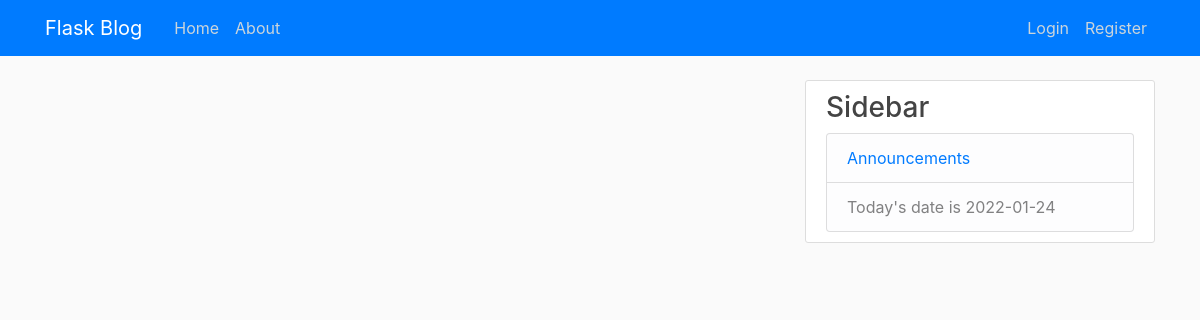
Page /home on the earlier database version.
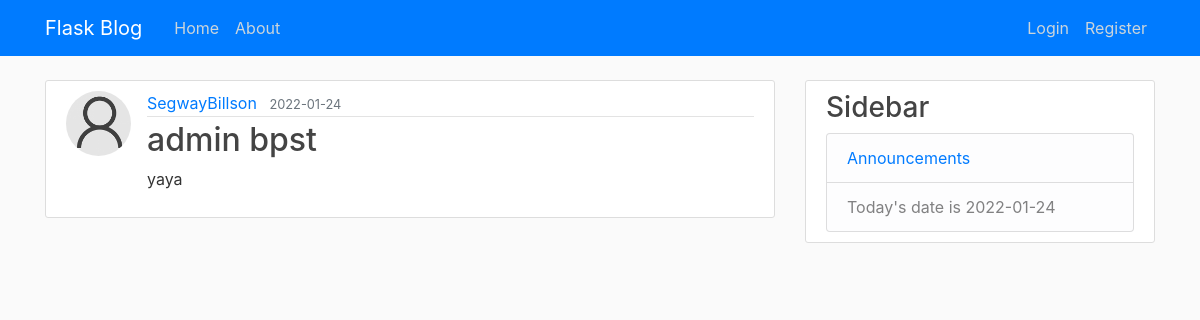
Same page on the later database version.
### flasky/models.py (models this page shows, shortened)
class Post(db.Model):
    id = db.Column(db.Integer, primary_key=True)                                # Unique ID's, primary keys
    title = db.Column(db.String(100), nullable=False)                           # Post title
    date = db.Column(db.DateTime, nullable=False, default=datetime.utcnow)      # Date posted
    content = db.Column(db.Text, nullable=False)                                # Body of post
    user_id = db.Column(db.Integer, db.ForeignKey('user.id'), nullable=False)   # Foreign key of user id of author
    announce = db.Column(db.Boolean, default=False)                             # Boolean for announcement status

class User(db.Model, UserMixin):
    id = db.Column(db.Integer, primary_key=True)                                    # Unique ID's, primary keys
    username = db.Column(db.String(20), unique=True, nullable=False)                # Unique Usernames of max length 20
    email = db.Column(db.String(50), unique=True, nullable=False)                   # Unique Emails of max length 50
    image = db.Column(db.String(20), nullable=False, default='default.png')         # User Profile Pictures
    password = db.Column(db.String(60), nullable=False)                             # Unique Usernames of max length 20
    posts = db.relationship('Post', backref='author', lazy=True)                    # Posts made by user
    admin = db.Column(db.Boolean, default=False)                                    # Boolean for admin status

### flasky/routes.py (the view)
@app.route('/')
@app.route('/home')
def home():
    posts = Post.query.all()
    return render_template('home.html', posts=posts, date=date.today().strftime('%Y-%m-%d'))

### flasky/templates/home.html
{% extends "layout.html" %}
{% block content %}
    {% for post in posts %}
        <article class="media content-section">
          <img class="rounded-circle article-img" src="{{ url_for('static', filename='profile_pics/' + post.author.image) }}">
          <div class="media-body">
            <div class="article-metadata">
              <a class="mr-2" href="#">{{ post.author.username }}</a>
              <small class="text-muted">{{ post.date.strftime('%Y-%m-%d') }}</small>
            </div>
            <h2><a class="article-title" href="{{ url_for('post',post_id=post.id) }}">{{ post.title }}</a></h2>
            <p class="article-content">{{ post.content }}</p>
          </div>
        </article>
    {% endfor %}
{% endblock content %}

### flasky/templates/layout.html (shortened to what this page needs)
<!DOCTYPE html>
<html>
<head>
    <link rel="stylesheet" href="https://maxcdn.bootstrapcdn.com/bootstrap/4.0.0/css/bootstrap.min.css">
    <link rel="stylesheet" type="text/css" href="{{ url_for('static', filename='main.css') }}">
</head>
<body>
    <header class="site-header">
      <nav class="navbar navbar-expand-md navbar-dark bg-primary fixed-top">
        <div class="container">
          <a class="navbar-brand mr-4" href="/">Flask Blog</a>
          <div class="collapse navbar-collapse" id="navbarToggle">
            <div class="navbar-nav mr-auto">
              <a class="nav-item nav-link" href="{{ url_for('home') }}">Home</a>
              <a class="nav-item nav-link" href="{{ url_for('about') }}">About</a>
            </div>
            <div class="navbar-nav">
              {% if current_user.is_authenticated %}
                <a class="nav-item nav-link" href="{{ url_for('new_post') }}">New Post</a>
                <a class="nav-item nav-link" href="{{ url_for('logout') }}">Logout</a>
                <a class="nav-item nav-link" href="{{ url_for('account') }}">Account</a>
              {% else %}
                <a class="nav-item nav-link" href="{{ url_for('login') }}">Login</a>
                <a class="nav-item nav-link" href="{{ url_for('register') }}">Register</a>
              {% endif %}
            </div>
          </div>
        </div>
      </nav>
    </header>
    <main role="main" class="container">
      <div class="row">
        <div class="col-md-8">
          {% block content %}{% endblock %}
        </div>
        <div class="col-md-4">
          <div class="content-section">
            <h3>Sidebar</h3>
            <ul class="list-group">
              <li class="list-group-item list-group-item-light"><a href="{{ url_for('announcements') }}">Announcements</a></li>
              <li class="list-group-item list-group-item-light">Today's date is {{ date }}</li>
            </ul>
          </div>
        </div>
      </div>
    </main>
</body>
</html>

### flasky/static/main.css (style rules this page uses)
body { background: #fafafa; color: #333333; margin-top: 5rem; }
h1, h2, h3, h4, h5, h6 { color: #444444; }
.site-header .navbar-nav .nav-link { color: #cbd5db; }
.content-section { background: #ffffff; padding: 10px 20px; border: 1px solid #dddddd; border-radius: 3px; margin-bottom: 20px; }
.article-title { color: #444444; }
.article-content { white-space: pre-line; }
.article-img { height: 65px; width: 65px; margin-right: 16px; }
.article-metadata { padding-bottom: 1px; margin-bottom: 4px; border-bottom: 1px solid #e3e3e3 }

Differences in the rows shown:
added Post: image (placeholder picture), author.username "SegwayBillson", date "2022-01-24", title "admin bpst", content "yaya"
